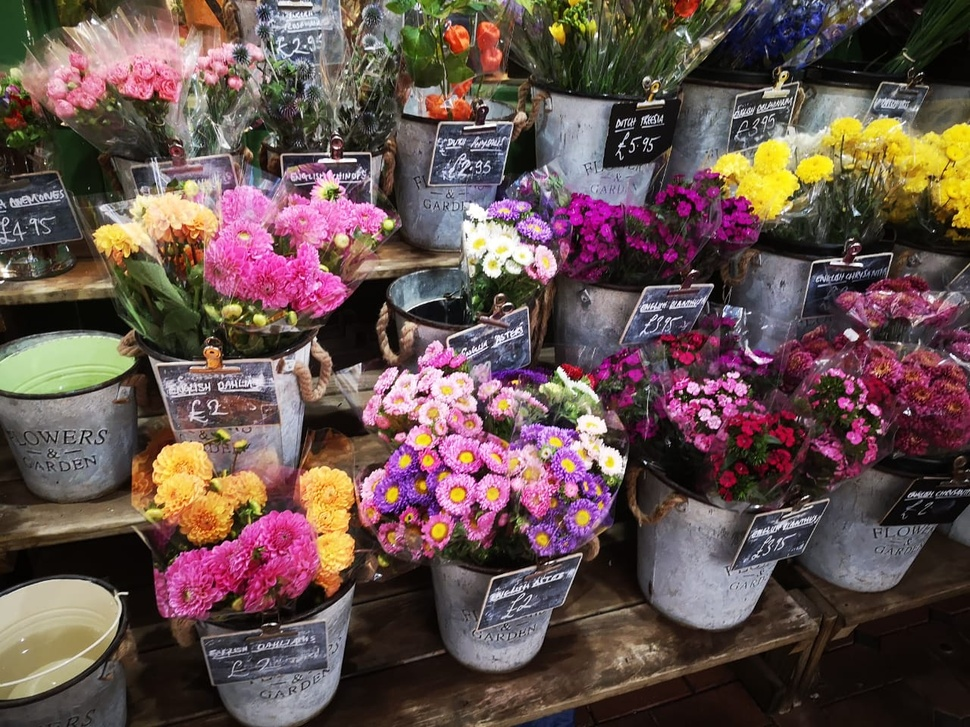
#> input picture flowers.jpeg, 970 x 727 px, shrunk from 1280 x 960 before the run, found by its file name
$ jupyter execute Week2_01_Exercise01.ipynb
#> lines starting #> are read from the running program, lines starting #| are printed output that depends on the picture
<a href="https://colab.research.google.com/github/Tiepbn/Computer-Vision/blob/main/Exercise/Week2_01_Exercise01.ipynb" target="_parent"></a>

Sử dụng hình ảnh: flowers.jpeg và kiến thức đã học hôm nay viết đoạn mã hiển thị như 2 hình ảnh dưới đây. Nộp file mã nguồn .ipynb

1. Load hình ảnh flowers, sau đó

- Chia hình ảnh RGB thành các kênh riêng biệt: R,G,B

- Và hiển thị như hình dưới:

Screenshot 2024-04-22 at 11.55.16 AM-1.png

[cell 1]
import numpy as np
import pandas as pd

import matplotlib.pyplot as plt

import cv2

[cell 2]
img = cv2.imread('./img/flowers.jpeg')
#> img is the input picture: shape (727, 970, 3); mean B, G, R 78.1, 81.4, 102.3
B,G,R=cv2.split(img)
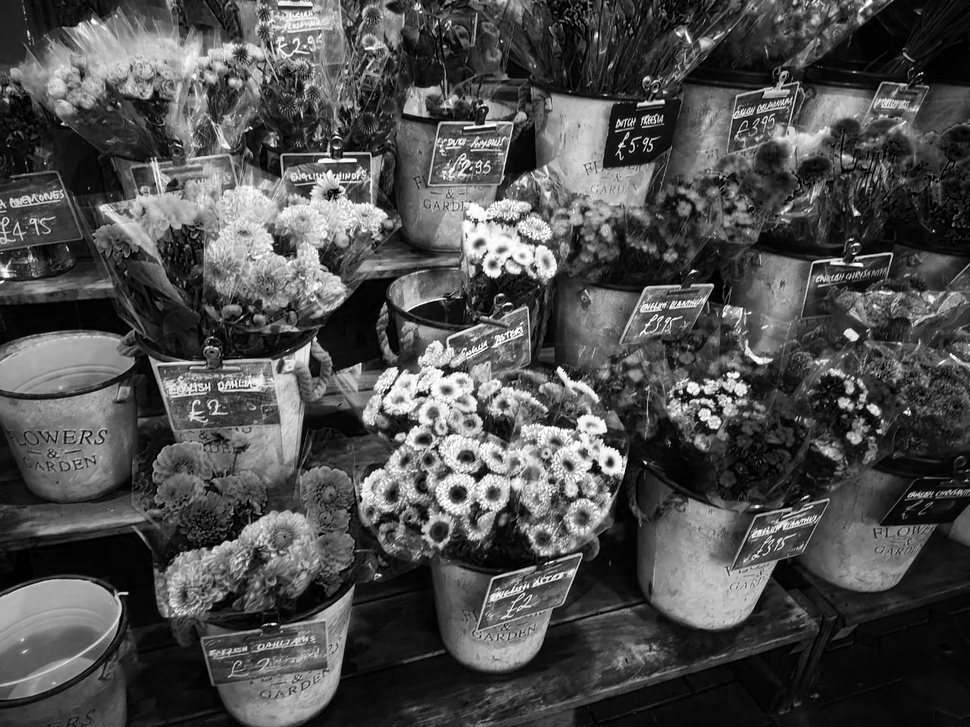
#> B: shape (727, 970); min 0, max 255, mean 78.1
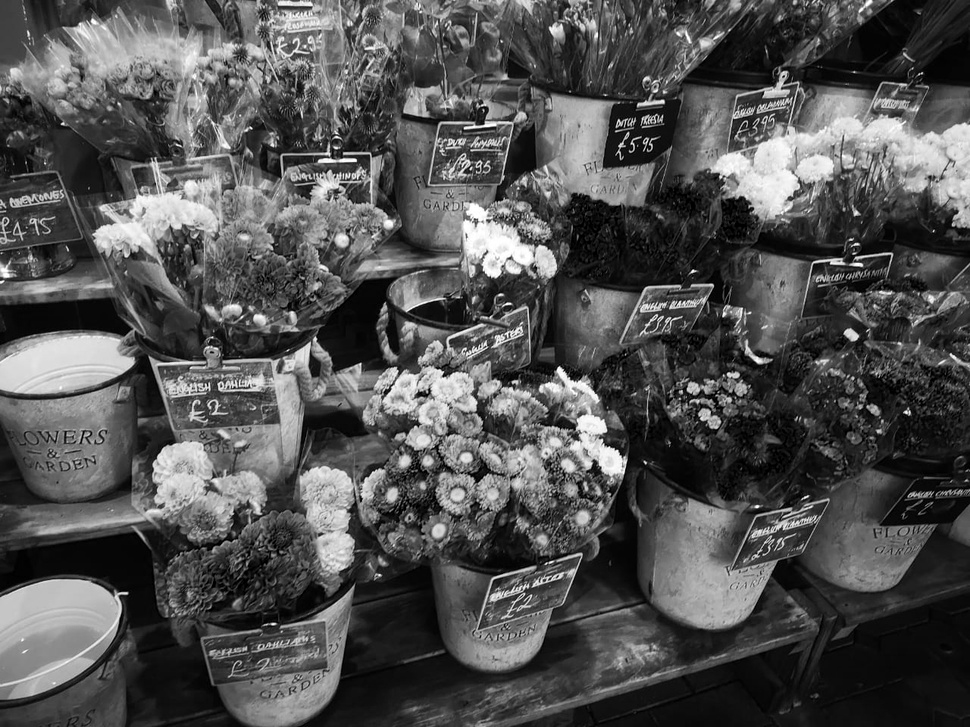
#> G: shape (727, 970); min 0, max 255, mean 81.4
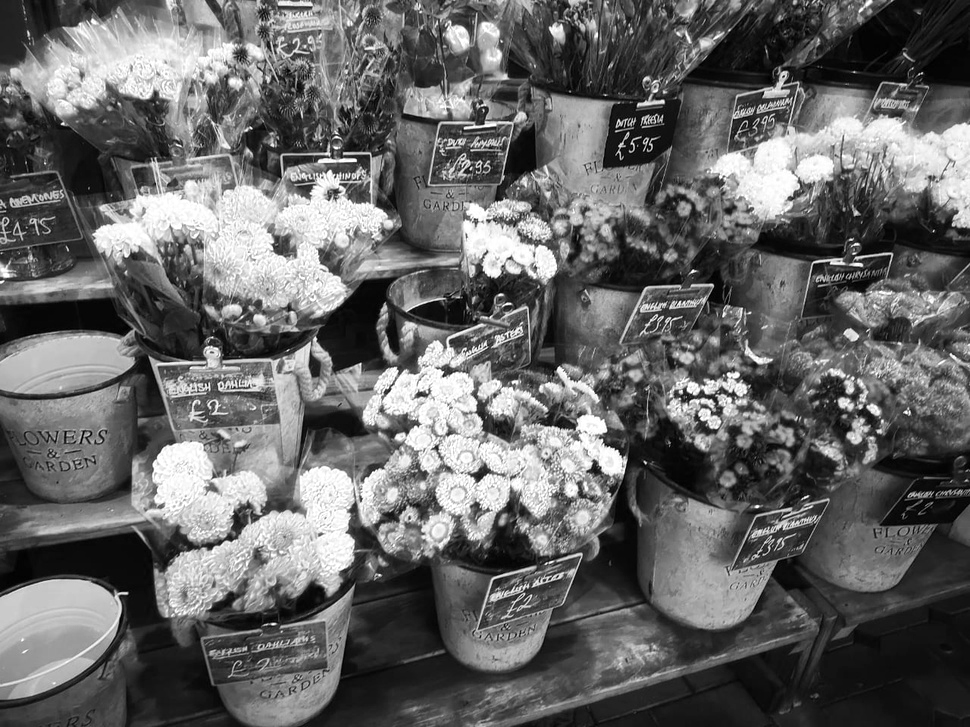
#> R: shape (727, 970); min 0, max 255, mean 102.3

zeros=np.zeros(img.shape[:2], dtype="uint8")

plt.subplot(2,2,1)
plt.imshow(img)
plt.title("hình gốc")

plt.subplot(2,2,2)
plt.imshow(cv2.merge([R,zeros,zeros]))
plt.title("Red")

plt.subplot(2,2,3)
plt.imshow(cv2.merge([zeros,G,zeros]))
plt.title("Green")

plt.subplot(2,2,4)
plt.imshow(cv2.merge([zeros,zeros,B]))
plt.title("Blue")

plt.subplots_adjust(hspace=0.3)
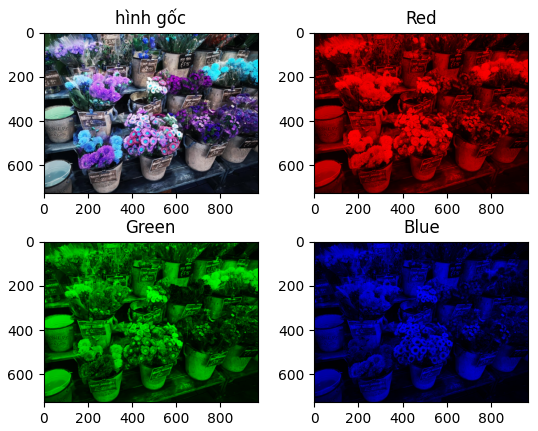
#> figure drawn by matplotlib, 4 panels; B, G, R data is drawn as R, G, B

2. Chuyển hình flowers sang không gian màu HSV sau đó

- Chia hình ảnh HSV thành các kênh riêng biệt: Hue, Saturation, Value

- Và hiển thị như bên dưới

Screenshot 2024-04-22 at 11.42.51 AM.png

[cell 3]
h,s,v = cv2.split(cv2.cvtColor(img,cv2.COLOR_BGR2HSV))
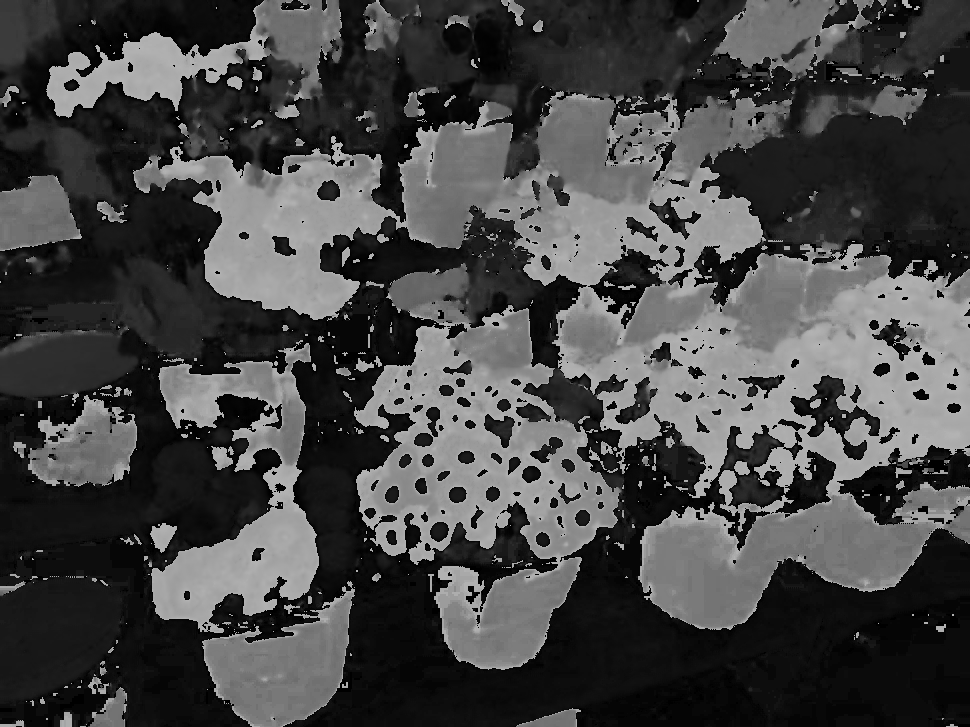
#> h: shape (727, 970); min 0, max 179, mean 70.1
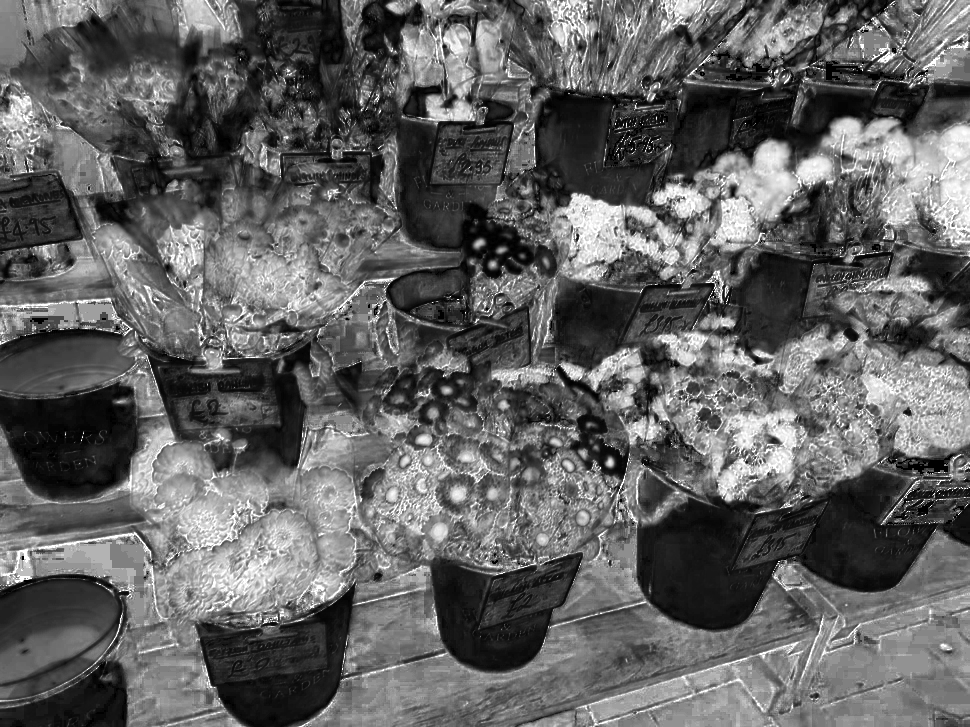
#> s: shape (727, 970); min 0, max 255, mean 97.7
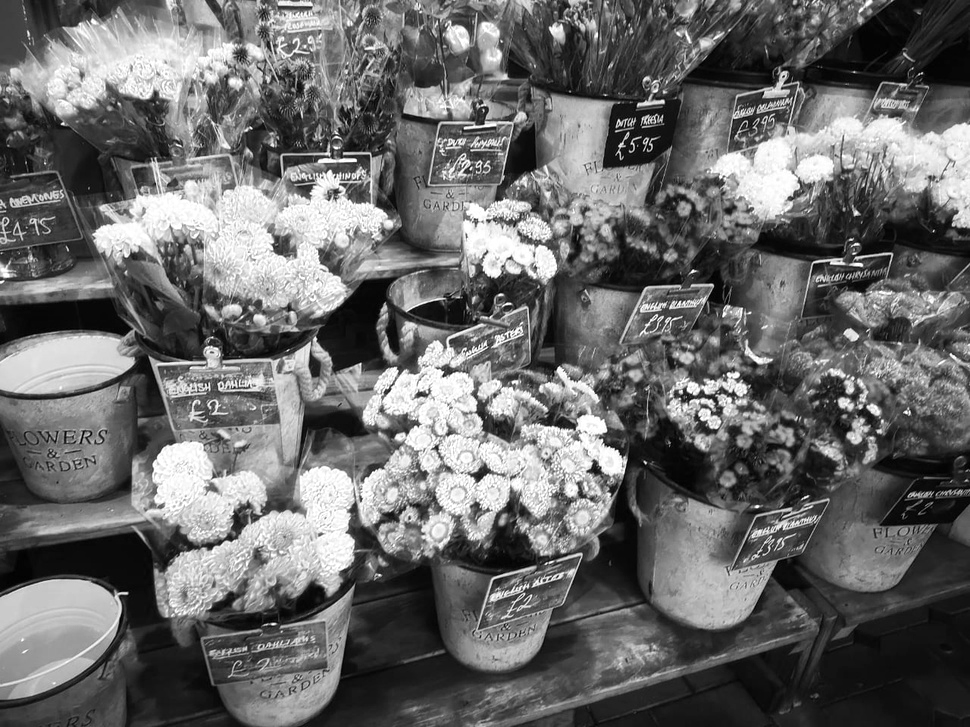
#> v: shape (727, 970); min 0, max 255, mean 106

[cell 4]
print(h)
#> (printed output is left out)

[cell 5]
plt.figure(figsize=(15,4))

plt.subplot(1,3,1)
plt.imshow(h,cmap = "hsv")
plt.title("Hue")
cbar = plt.colorbar( fraction=0.046, pad=0.04)

plt.subplot(1,3,2)
plt.imshow(s,cmap = "gray")
plt.title("Saturation")
cbar = plt.colorbar( fraction=0.046, pad=0.04)


plt.subplot(1,3,3)
plt.imshow(v,cmap = "gray")
plt.title("Value")
cbar = plt.colorbar(fraction=0.046, pad=0.04)


plt.subplots_adjust(wspace=0.3)
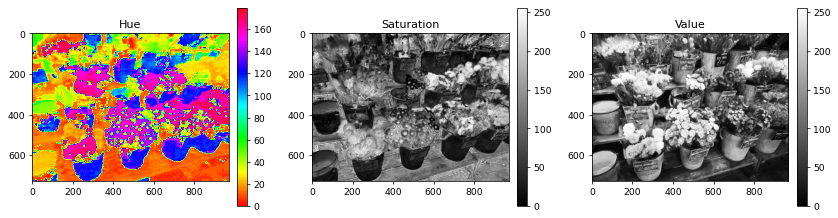
#> figure drawn by matplotlib, 6 panels

$ run again, with castara.jpeg copied over flowers.jpeg
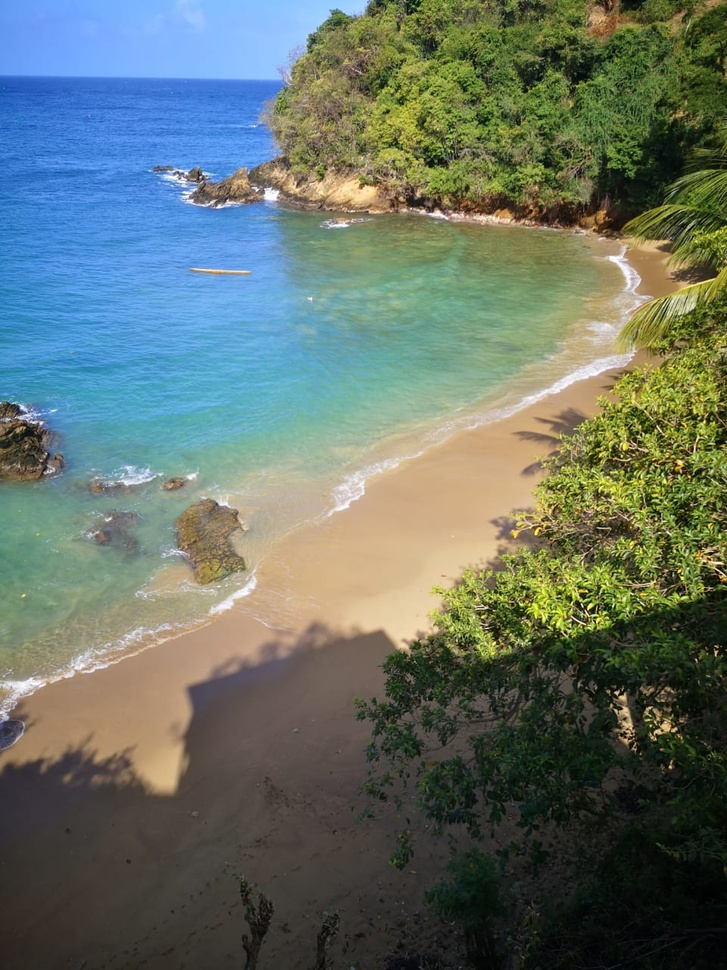
#> input picture castara.jpeg, 727 x 970 px, shrunk from 960 x 1280 before the run, found by its file name
#> img is the input picture: shape (970, 727, 3); mean B, G, R 103, 113.5, 101.1
#> `h,s,v = cv2.split(cv2.cvtColor(img,cv2.COLOR_BGR2HSV))`:
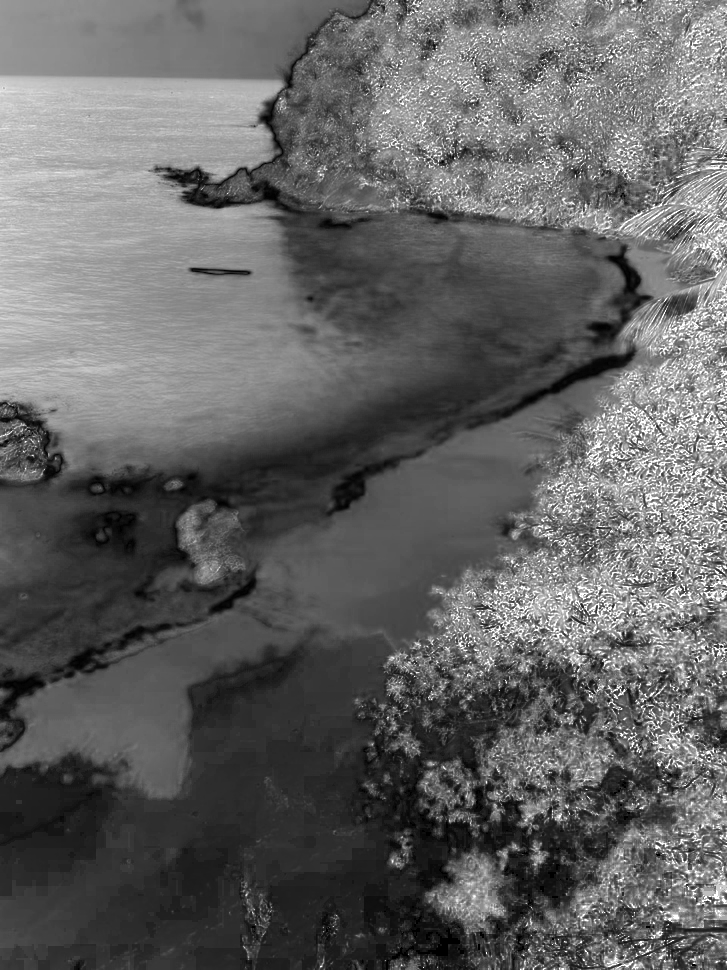
#> s: shape (970, 727); min 0, max 255, mean 99.3
#> `h,s,v = cv2.split(cv2.cvtColor(img,cv2.COLOR_BGR2HSV))`:
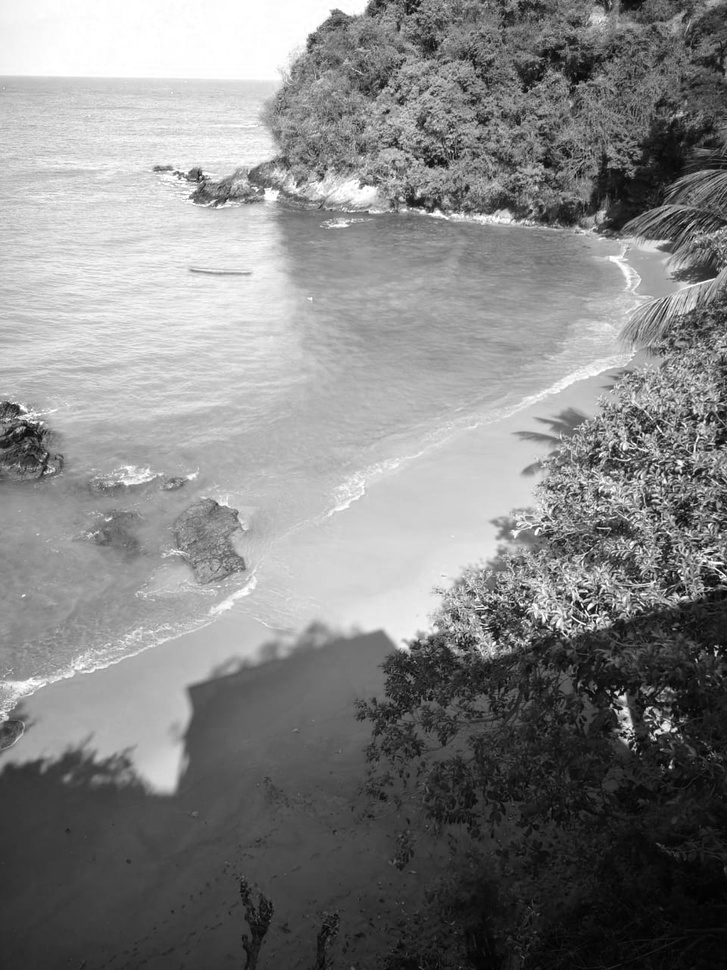
#> v: shape (970, 727); min 0, max 255, mean 131.3
#> (printed output is left out)
